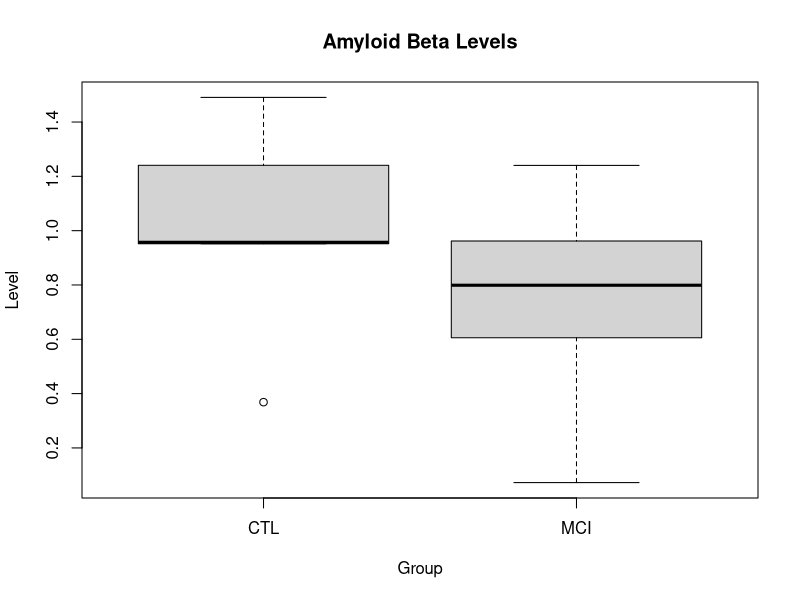
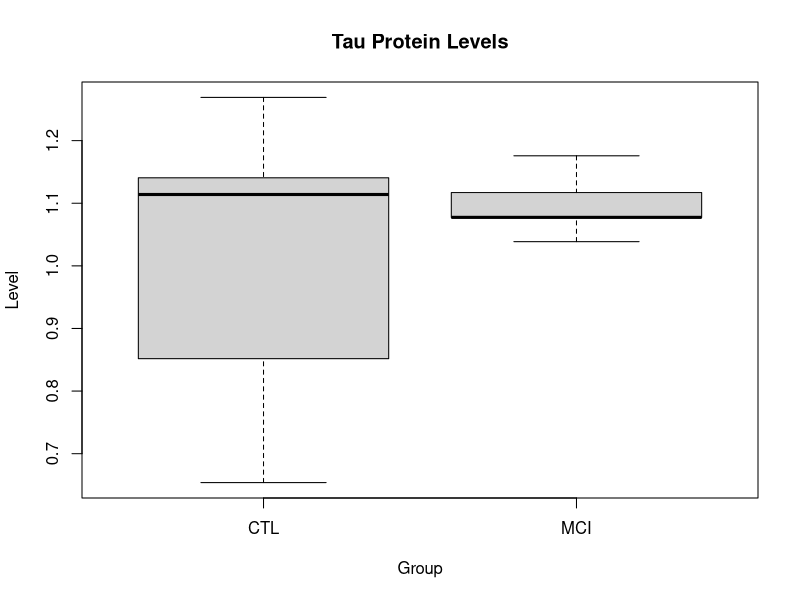
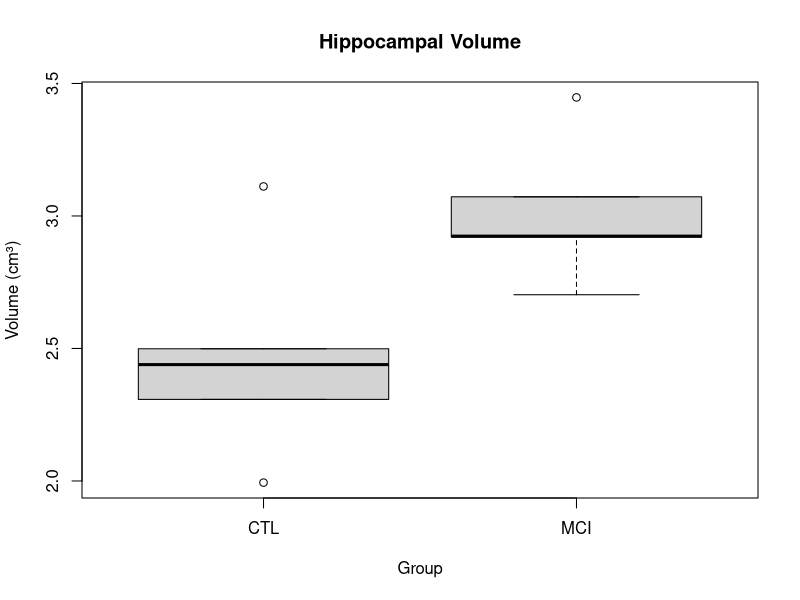

These figures' R source, in order:
# load data
data <- read.csv(file = "data/small_sample_data.csv")

# Perform t-tests (example: Amyloid)
t_test_result <- t.test(Amyloid ~ Group, data = data)
print(t_test_result)

# visualize biomarkers
boxplot(Amyloid ~ Group, data = data, main = "Amyloid Beta Levels", 
        ylab = "Level")
boxplot(Tau ~ Group, data = data, main = "Tau Protein Levels", ylab = "Level")
boxplot(HippocampalVolume ~ Group, data = data, main = "Hippocampal Volume", 
        ylab = "Volume (cm³)")
